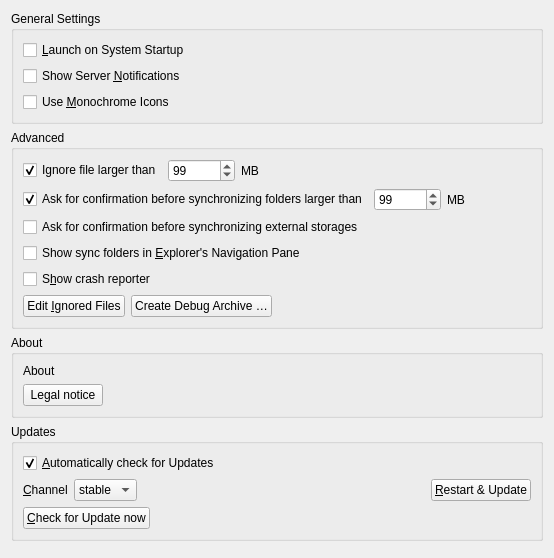
<?xml version="1.0" encoding="UTF-8"?>
<ui version="4.0">
 <class>OCC::GeneralSettings</class>
 <widget class="QWidget" name="OCC::GeneralSettings">
  <property name="geometry">
   <rect>
    <x>0</x>
    <y>0</y>
    <width>554</width>
    <height>558</height>
   </rect>
  </property>
  <property name="windowTitle">
   <string notr="true">Form</string>
  </property>
  <layout class="QGridLayout" name="gridLayout_3">
   <item row="4" column="0">
    <spacer name="verticalSpacer">
     <property name="orientation">
      <enum>Qt::Vertical</enum>
     </property>
     <property name="sizeHint" stdset="0">
      <size>
       <width>20</width>
       <height>0</height>
      </size>
     </property>
    </spacer>
   </item>
   <item row="1" column="0">
    <widget class="QGroupBox" name="groupBox">
     <property name="title">
      <string>Advanced</string>
     </property>
     <layout class="QVBoxLayout" name="verticalLayout">
      <item>
       <layout class="QHBoxLayout" name="horizontalLayout_5">
        <item>
         <widget class="QCheckBox" name="newFileLimitCheckBox">
          <property name="text">
           <string>Ignore file larger than</string>
          </property>
          <property name="checked">
           <bool>true</bool>
          </property>
         </widget>
        </item>
        <item>
         <widget class="QSpinBox" name="newFileLimitSpinBox">
          <property name="maximum">
           <number>999999</number>
          </property>
          <property name="value">
           <number>99</number>
          </property>
         </widget>
        </item>
        <item>
         <widget class="QLabel" name="label_2">
          <property name="text">
           <string extracomment="Trailing part of &quot;Ask confirmation before syncing folder larger than&quot; ">MB</string>
          </property>
         </widget>
        </item>
        <item>
         <spacer name="horizontalSpacer_5">
          <property name="orientation">
           <enum>Qt::Horizontal</enum>
          </property>
          <property name="sizeHint" stdset="0">
           <size>
            <width>40</width>
            <height>20</height>
           </size>
          </property>
         </spacer>
        </item>
       </layout>
      </item>
      <item>
       <layout class="QHBoxLayout" name="horizontalLayout_3">
        <item>
         <widget class="QCheckBox" name="newFolderLimitCheckBox">
          <property name="text">
           <string>Ask for confirmation before synchronizing folders larger than</string>
          </property>
          <property name="checked">
           <bool>true</bool>
          </property>
         </widget>
        </item>
        <item>
         <widget class="QSpinBox" name="newFolderLimitSpinBox">
          <property name="maximum">
           <number>999999</number>
          </property>
          <property name="value">
           <number>99</number>
          </property>
         </widget>
        </item>
        <item>
         <widget class="QLabel" name="label">
          <property name="text">
           <string extracomment="Trailing part of &quot;Ask confirmation before syncing folder larger than&quot; ">MB</string>
          </property>
         </widget>
        </item>
        <item>
         <spacer name="horizontalSpacer_3">
          <property name="orientation">
           <enum>Qt::Horizontal</enum>
          </property>
          <property name="sizeHint" stdset="0">
           <size>
            <width>40</width>
            <height>20</height>
           </size>
          </property>
         </spacer>
        </item>
       </layout>
      </item>
      <item>
       <layout class="QHBoxLayout" name="horizontalLayout_8">
        <item>
         <widget class="QCheckBox" name="newExternalStorage">
          <property name="text">
           <string>Ask for confirmation before synchronizing external storages</string>
          </property>
         </widget>
        </item>
       </layout>
      </item>
      <item>
       <layout class="QHBoxLayout" name="horizontalLayout_10">
        <item>
         <widget class="QCheckBox" name="showInExplorerNavigationPaneCheckBox">
          <property name="text">
           <string>Show sync folders in &amp;Explorer's Navigation Pane</string>
          </property>
         </widget>
        </item>
       </layout>
      </item>
      <item>
       <layout class="QHBoxLayout" name="horizontalLayout_9">
        <item>
         <widget class="QCheckBox" name="crashreporterCheckBox">
          <property name="sizePolicy">
           <sizepolicy hsizetype="MinimumExpanding" vsizetype="Fixed">
            <horstretch>0</horstretch>
            <verstretch>0</verstretch>
           </sizepolicy>
          </property>
          <property name="text">
           <string>S&amp;how crash reporter</string>
          </property>
         </widget>
        </item>
       </layout>
      </item>
      <item>
       <layout class="QHBoxLayout" name="horizontalLayout_4">
        <item>
         <widget class="QPushButton" name="ignoredFilesButton">
          <property name="text">
           <string>Edit &amp;Ignored Files</string>
          </property>
         </widget>
        </item>
        <item>
         <widget class="QPushButton" name="debugArchiveButton">
          <property name="text">
           <string>Create Debug Archive …</string>
          </property>
         </widget>
        </item>
        <item>
         <spacer name="horizontalSpacer_4">
          <property name="orientation">
           <enum>Qt::Horizontal</enum>
          </property>
          <property name="sizeHint" stdset="0">
           <size>
            <width>555</width>
            <height>20</height>
           </size>
          </property>
         </spacer>
        </item>
       </layout>
      </item>
     </layout>
    </widget>
   </item>
   <item row="2" column="0">
    <widget class="QGroupBox" name="aboutGroupBox">
     <property name="title">
      <string>About</string>
     </property>
     <layout class="QVBoxLayout" name="verticalLayout_3">
      <item>
       <widget class="QLabel" name="aboutLabel">
        <property name="sizePolicy">
         <sizepolicy hsizetype="Preferred" vsizetype="Minimum">
          <horstretch>0</horstretch>
          <verstretch>0</verstretch>
         </sizepolicy>
        </property>
        <property name="text">
         <string>About</string>
        </property>
       </widget>
      </item>
      <item>
       <layout class="QHBoxLayout" name="horizontalLayout_6">
        <item>
         <widget class="QPushButton" name="legalNoticeButton">
          <property name="text">
           <string>Legal notice</string>
          </property>
         </widget>
        </item>
        <item>
         <spacer name="horizontalSpacer_2">
          <property name="orientation">
           <enum>Qt::Horizontal</enum>
          </property>
          <property name="sizeHint" stdset="0">
           <size>
            <width>40</width>
            <height>20</height>
           </size>
          </property>
         </spacer>
        </item>
       </layout>
      </item>
     </layout>
    </widget>
   </item>
   <item row="3" column="0">
    <widget class="QGroupBox" name="updatesGroupBox">
     <property name="title">
      <string>Updates</string>
     </property>
     <layout class="QVBoxLayout" name="verticalLayout_2">
      <item>
       <layout class="QHBoxLayout" name="horizontalLayout_11">
        <item>
         <widget class="QCheckBox" name="autoCheckForUpdatesCheckBox">
          <property name="text">
           <string>&amp;Automatically check for Updates</string>
          </property>
          <property name="checked">
           <bool>true</bool>
          </property>
         </widget>
        </item>
       </layout>
      </item>
      <item>
       <layout class="QHBoxLayout" name="horizontalLayout_2">
        <item>
         <widget class="QLabel" name="updateChannelLabel">
          <property name="sizePolicy">
           <sizepolicy hsizetype="Maximum" vsizetype="Preferred">
            <horstretch>0</horstretch>
            <verstretch>0</verstretch>
           </sizepolicy>
          </property>
          <property name="text">
           <string>&amp;Channel</string>
          </property>
          <property name="buddy">
           <cstring>updateChannel</cstring>
          </property>
         </widget>
        </item>
        <item>
         <widget class="QComboBox" name="updateChannel">
          <property name="sizePolicy">
           <sizepolicy hsizetype="Maximum" vsizetype="Fixed">
            <horstretch>0</horstretch>
            <verstretch>0</verstretch>
           </sizepolicy>
          </property>
          <item>
           <property name="text">
            <string>stable</string>
           </property>
          </item>
          <item>
           <property name="text">
            <string>beta</string>
           </property>
          </item>
         </widget>
        </item>
        <item>
         <widget class="QLabel" name="updateStateLabel">
          <property name="text">
           <string/>
          </property>
          <property name="wordWrap">
           <bool>true</bool>
          </property>
          <property name="openExternalLinks">
           <bool>true</bool>
          </property>
         </widget>
        </item>
        <item>
         <widget class="QPushButton" name="restartButton">
          <property name="sizePolicy">
           <sizepolicy hsizetype="Maximum" vsizetype="Fixed">
            <horstretch>0</horstretch>
            <verstretch>0</verstretch>
           </sizepolicy>
          </property>
          <property name="text">
           <string>&amp;Restart &amp;&amp; Update</string>
          </property>
         </widget>
        </item>
       </layout>
      </item>
      <item>
       <widget class="QPushButton" name="updateButton">
        <property name="sizePolicy">
         <sizepolicy hsizetype="Maximum" vsizetype="Fixed">
          <horstretch>0</horstretch>
          <verstretch>0</verstretch>
         </sizepolicy>
        </property>
        <property name="text">
         <string>&amp;Check for Update now</string>
        </property>
       </widget>
      </item>
     </layout>
    </widget>
   </item>
   <item row="0" column="0">
    <widget class="QGroupBox" name="generalGroupBox">
     <property name="title">
      <string>General Settings</string>
     </property>
     <layout class="QGridLayout" name="gridLayout_2">
      <item row="0" column="0">
       <widget class="QCheckBox" name="autostartCheckBox">
        <property name="text">
         <string>&amp;Launch on System Startup</string>
        </property>
       </widget>
      </item>
      <item row="2" column="0">
       <widget class="QCheckBox" name="monoIconsCheckBox">
        <property name="toolTip">
         <string>For System Tray</string>
        </property>
        <property name="text">
         <string>Use &amp;Monochrome Icons</string>
        </property>
       </widget>
      </item>
      <item row="1" column="0">
       <widget class="QCheckBox" name="serverNotificationsCheckBox">
        <property name="text">
         <string>Show Server &amp;Notifications</string>
        </property>
       </widget>
      </item>
     </layout>
    </widget>
   </item>
  </layout>
 </widget>
 <tabstops>
  <tabstop>autostartCheckBox</tabstop>
  <tabstop>monoIconsCheckBox</tabstop>
  <tabstop>ignoredFilesButton</tabstop>
  <tabstop>newFolderLimitCheckBox</tabstop>
  <tabstop>newFolderLimitSpinBox</tabstop>
  <tabstop>newFileLimitCheckBox</tabstop>
  <tabstop>newFileLimitSpinBox</tabstop>
  <tabstop>crashreporterCheckBox</tabstop>
  <tabstop>autoCheckForUpdatesCheckBox</tabstop>
  <tabstop>restartButton</tabstop>
 </tabstops>
 <resources/>
 <connections>
  <connection>
   <sender>newFolderLimitCheckBox</sender>
   <signal>toggled(bool)</signal>
   <receiver>newFolderLimitSpinBox</receiver>
   <slot>setEnabled(bool)</slot>
   <hints>
    <hint type="sourcelabel">
     <x>247</x>
     <y>188</y>
    </hint>
    <hint type="destinationlabel">
     <x>497</x>
     <y>190</y>
    </hint>
   </hints>
  </connection>
 </connections>
</ui>
